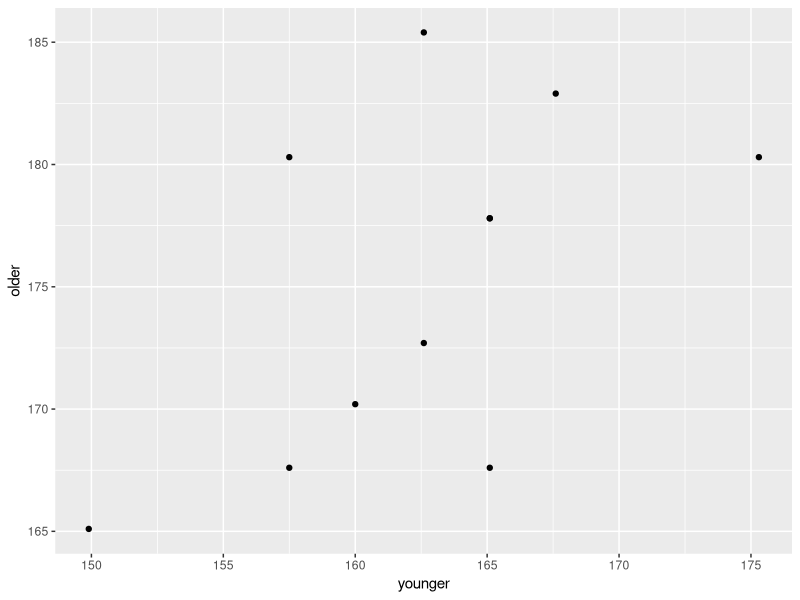
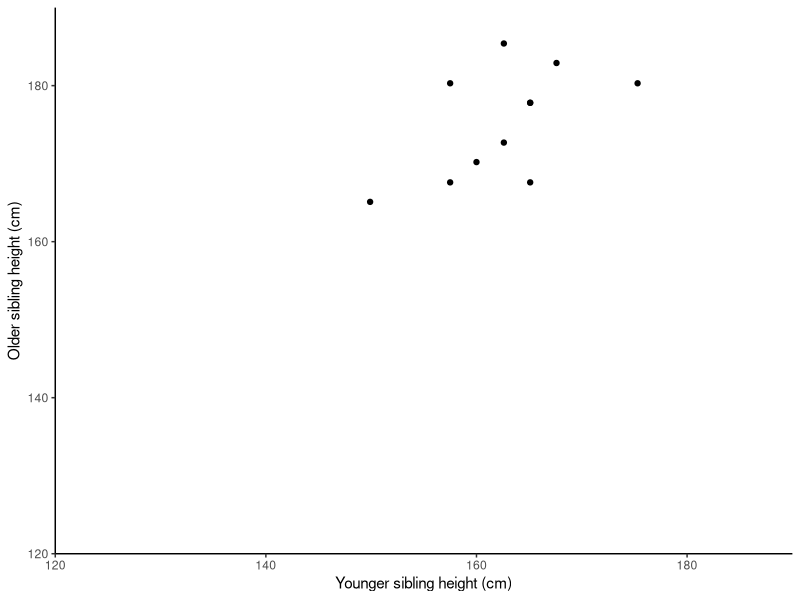
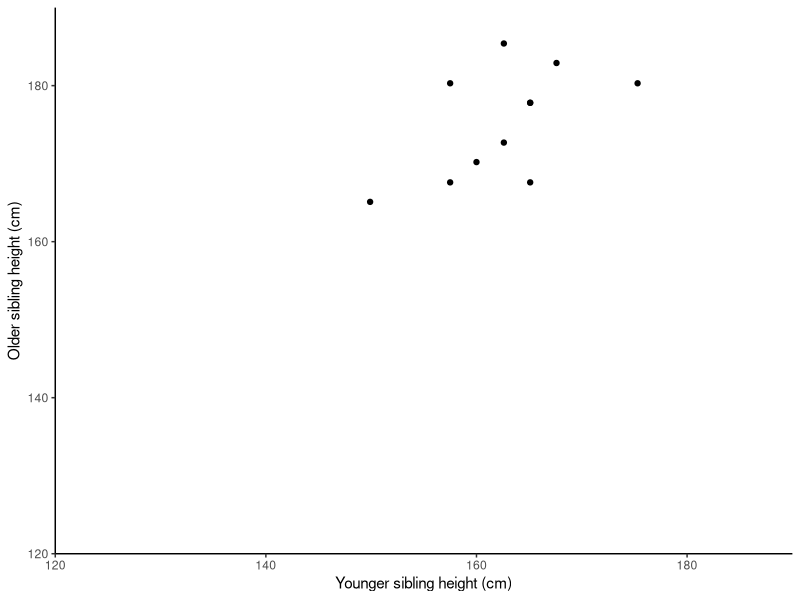

Here is the R script that generated these plots, in order:
## ---- chunk 1
#| include: false

library(tidyverse)
library(kableExtra)
## ---- chunk 2
#| include: false

#---CODING ANSWER---
height <- read_table("data-raw/height.txt")
## ---- chunk 3
ggplot(height, aes(x = younger, y = older) ) +
  geom_point()
  
## ---- chunk 4
cor.test(data = height, ~ older + younger, method = "pearson")
## ---- chunk 5
fig1 <- ggplot(height, aes(x = younger, y = older)) +
  geom_point() +
  scale_x_continuous(name = "Younger sibling height (cm)",
                     limits = c(120, 190),
                     expand = c(0, 0)) +
  scale_y_continuous(name = "Older sibling height (cm)",
                     limits = c(120, 190),
                     expand = c(0, 0)) +
   theme_classic()

fig1
## ---- chunk 6
#| include: false

#---CODING ANSWER---

ggsave("figures/sibling-height.png",
       plot = fig1,
       width = 3.5,
       height = 3.5,
       units = "in",
       dpi = 300)

## ---- chunk 7
height2 <- rbind(height, height)
View(height2)
## ---- chunk 8
#| include: false

#---CODING ANSWER---

cor.test(data = height2, ~ older + younger, method = "pearson")
## ---- chunk 9
cor.test(data = height, ~ older + younger, method = "spearman")
## ---- chunk 10
#| include: false

#---CODING ANSWER---

obs <- c(65, 412, 31, 356)
## ---- chunk 11
# list of two elements
# the two variables are whether someone has an ulcer or not and whether 
# they are blood group O or A
vars <- list(ulcer = c("yes","no"), blood = c("O", "A"))
vars

## ---- chunk 12
ulcers <- matrix(obs, nrow = 2, dimnames = vars)
ulcers
## ---- chunk 13
chisq.test(ulcers, correct = FALSE)
# you should look up the command in the manual to see what correct = FALSE does
## ---- chunk 14
chisq.test(ulcers, correct = FALSE)$expected
## ---- chunk 15
#| include: false

#---CODING ANSWER---

blood_ulcers <- read_table("data-raw/blood_ulcers.txt")
str(blood_ulcers)
## ---- chunk 16
ulctab <- table(blood_ulcers$blood, blood_ulcers$ulcer)
# examine the result
ulctab

## ---- chunk 17
chisq.test(ulctab, correct = FALSE)
